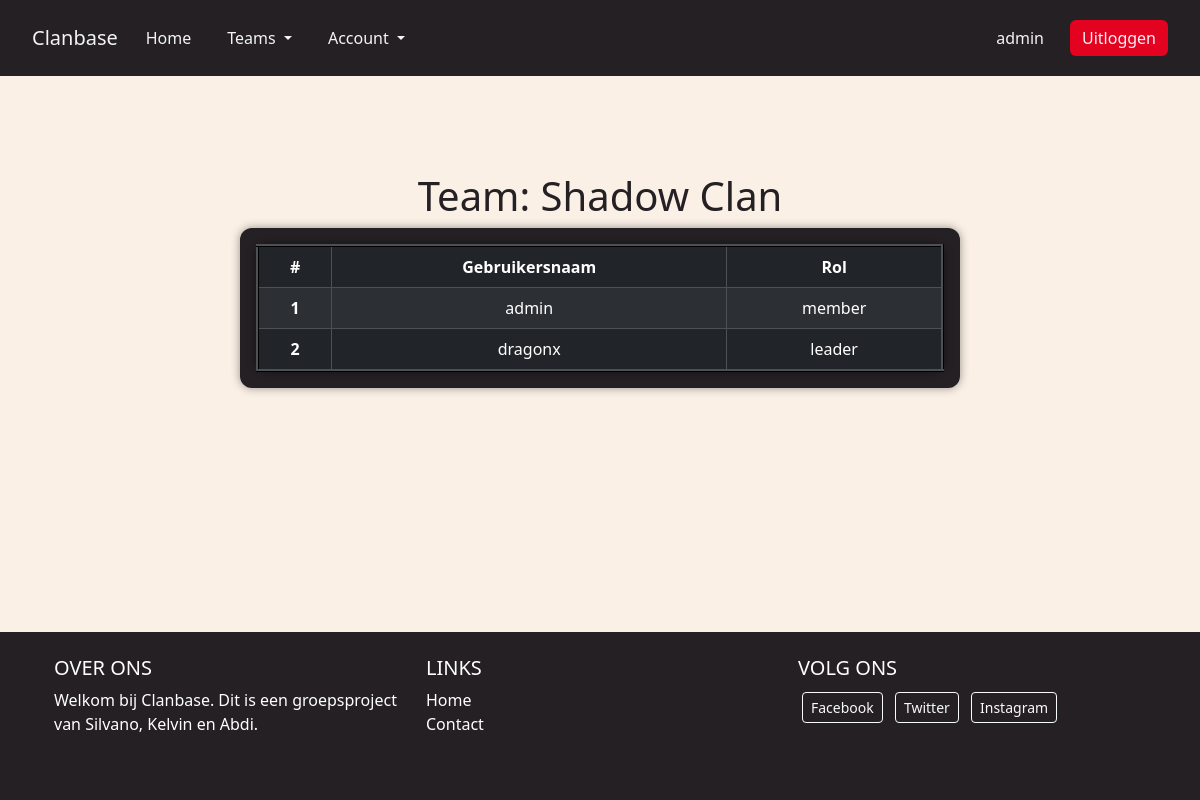
Screenshot of /pages/mijn_team.php (signed in) with the database file from the repository.
### tables this page shows
CREATE TABLE `teams` (
  `team_id` int(11) NOT NULL,
  `name` varchar(100) NOT NULL,
  `description` text DEFAULT NULL,
  `created_by` int(11) DEFAULT NULL
);

CREATE TABLE `team_members` (
  `team_id` int(11) NOT NULL,
  `user_id` int(11) NOT NULL,
  `role` enum('leader','member') DEFAULT 'member'
);

CREATE TABLE `users` (
  `user_id` int(11) NOT NULL,
  `username` varchar(50) NOT NULL,
  `email` varchar(100) NOT NULL,
  `password` varchar(255) NOT NULL,
  `name` varchar(100) DEFAULT NULL,
  `birth_date` date DEFAULT NULL,
  `game_preferences` text DEFAULT NULL,
  `role` enum('player','admin') DEFAULT 'player'
);

### php/team_group.php (the view, shortened to what this page needs)
<?php
$pdo = dbConnect();
$user_id = $_SESSION['user_id'] ?? null;
$stmt = $pdo->prepare("SELECT team_id FROM team_members WHERE user_id = :user_id LIMIT 1");
$stmt->execute(['user_id' => $user_id]);
$team_id = $stmt->fetchColumn();
$sql = "
    SELECT
        u.username,
        tm.role,
        t.name AS team_name
    FROM team_members tm
    INNER JOIN users u ON tm.user_id = u.user_id
    INNER JOIN teams t ON tm.team_id = t.team_id
    WHERE tm.team_id = :team_id
    ORDER BY u.username
";
$stmt = $pdo->prepare($sql);
$stmt->execute(['team_id' => $team_id]);
$members = $stmt->fetchAll(PDO::FETCH_ASSOC);
?>
<?php if ($members): ?>
    <div class="container-fluid py-5 text-center">
        <h1>Team: <?php echo htmlspecialchars($members[0]['team_name']); ?></h1>
        <div class="row justify-content-center">
            <div class="col-lg-8">
                <div class="box">
                    <table class="table table-dark table-striped table-bordered align-middle mb-0 box table-css">
                        <thead>
                            <tr>
                                <th scope="col">#</th>
                                <th scope="col">Gebruikersnaam</th>
                                <th scope="col">Rol</th>
                            </tr>
                        </thead>
                        <tbody>
                            <?php foreach ($members as $index => $row): ?>
                                <tr>
                                    <th scope="row"><?php echo $index + 1; ?></th>
                                    <td><?php echo htmlspecialchars($row['username']); ?></td>
                                    <td><?php echo htmlspecialchars($row['role']); ?></td>
                                </tr>
                            <?php endforeach; ?>
                        </tbody>
                    </table>
                </div>
            </div>
        </div>
    </div>
<?php endif; ?>

### css/style.css (style rules this page uses)
html, body { background-color: #faf0e6; color: #242024; font-family: 'Segoe UI', sans-serif; }
.box { background-color: #242024; color: #F3F4F5; border-radius: 12px; padding: 1rem; margin-bottom: 1rem; text-align: center; box-shadow: 0 0 10px rgba(0, 0, 0, 0.4); }
.table-css { border-style: ridge; }

### rows the page displays
teams: name "Shadow Clan"
team_members: users.username "admin", role "member"
team_members: users.username "dragonx", role "leader"

### other values shown
$_SESSION['username'] "admin"
